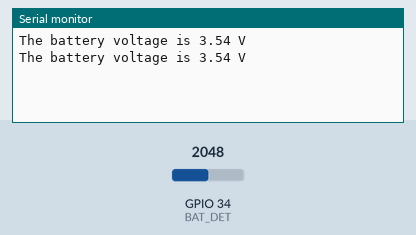
Simulated run of this sketch. Board: ESP32. Shown: the last lines printed to the serial monitor. The test bench sets the inputs (shaded band); at power-on: GPIO 34 (BAT_DET) = 2048.

Above: at 1.8 s.
1.9 s: GPIO 34 (BAT_DET) set to 2866
At 2.8 s:
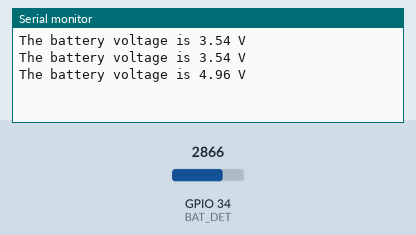
3.4 s: GPIO 34 (BAT_DET) set to 3603
At 4.8 s:
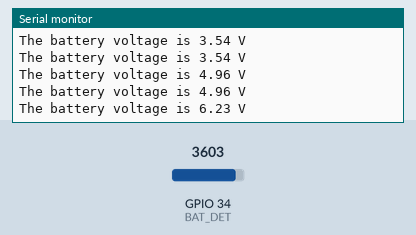
Timing chart, 0 to 6.4 s (numbered marks = the images above; inputs shaded):
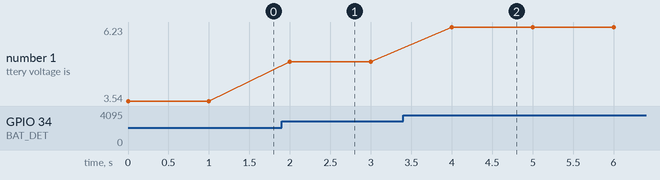

Measured:
- after the input at 1.9 s, the serial monitor: prints a new line after 0.10 s (image 1)
- after the input at 3.4 s, the serial monitor: prints a new line after 0.60 s (image 2)
- plotted number 1: 3.54 → 4.96 after the input at 1.9 s, 4.96 → 6.23 after the input at 3.4 s

The sketch:

cocube_battery.ino
```cpp
#define BAT_DET 34
char buffer[30];

void setup() {
  // put your setup code here, to run once:
  pinMode(BAT_DET, INPUT);
  Serial.begin(9600);
}

void loop() {
  // put your main code here, to run repeatedly:
  double battery = 4.21 * analogRead(BAT_DET) / 2435;
  char str_battery[5];   //浮点类型转化存储缓冲数组
  dtostrf(battery, 3,2, str_battery);  // 3,2 表示转化的精度
  sprintf(buffer, "The battery voltage is %s V", str_battery);
  Serial.println(buffer);
  delay(1000);
}
```
